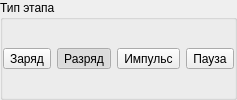
        <widget class="QGroupBox" name="gbStageType">
         <property name="sizePolicy">
          <sizepolicy hsizetype="Preferred" vsizetype="Maximum">
           <horstretch>0</horstretch>
           <verstretch>0</verstretch>
          </sizepolicy>
         </property>
         <property name="title">
          <string>Тип этапа</string>
         </property>
         <layout class="QHBoxLayout" name="horizontalLayout_12">
          <property name="leftMargin">
           <number>0</number>
          </property>
          <property name="topMargin">
           <number>0</number>
          </property>
          <property name="rightMargin">
           <number>0</number>
          </property>
          <property name="bottomMargin">
           <number>0</number>
          </property>
          <item>
           <widget class="QToolButton" name="tbCharge">
            <property name="sizePolicy">
             <sizepolicy hsizetype="Fixed" vsizetype="Fixed">
              <horstretch>0</horstretch>
              <verstretch>0</verstretch>
             </sizepolicy>
            </property>
            <property name="toolTip">
             <string>Добавить этап</string>
            </property>
            <property name="statusTip">
             <string>Добавить этап</string>
            </property>
            <property name="text">
             <string>Заряд</string>
            </property>
            <property name="icon">
             <iconset resource="zrm_data.qrc">
              <normaloff>:/data/icons/charge.png</normaloff>:/data/icons/charge.png</iconset>
            </property>
            <property name="iconSize">
             <size>
              <width>48</width>
              <height>48</height>
             </size>
            </property>
            <property name="checkable">
             <bool>true</bool>
            </property>
            <property name="autoExclusive">
             <bool>true</bool>
            </property>
            <property name="toolButtonStyle">
             <enum>Qt::ToolButtonTextUnderIcon</enum>
            </property>
           </widget>
          </item>
          <item>
           <widget class="QToolButton" name="tbDischarge">
            <property name="sizePolicy">
             <sizepolicy hsizetype="Fixed" vsizetype="Fixed">
              <horstretch>0</horstretch>
              <verstretch>0</verstretch>
             </sizepolicy>
            </property>
            <property name="toolTip">
             <string>Добавить этап</string>
            </property>
            <property name="statusTip">
             <string>Добавить этап</string>
            </property>
            <property name="text">
             <string>Разряд</string>
            </property>
            <property name="icon">
             <iconset resource="zrm_data.qrc">
              <normaloff>:/data/icons/discharge.png</normaloff>:/data/icons/discharge.png</iconset>
            </property>
            <property name="iconSize">
             <size>
              <width>48</width>
              <height>48</height>
             </size>
            </property>
            <property name="checkable">
             <bool>true</bool>
            </property>
            <property name="checked">
             <bool>true</bool>
            </property>
            <property name="autoExclusive">
             <bool>true</bool>
            </property>
            <property name="toolButtonStyle">
             <enum>Qt::ToolButtonTextUnderIcon</enum>
            </property>
           </widget>
          </item>
          <item>
           <widget class="QToolButton" name="tbImpulse">
            <property name="sizePolicy">
             <sizepolicy hsizetype="Fixed" vsizetype="Fixed">
              <horstretch>0</horstretch>
              <verstretch>0</verstretch>
             </sizepolicy>
            </property>
            <property name="toolTip">
             <string>Добавить этап</string>
            </property>
            <property name="statusTip">
             <string>Добавить этап</string>
            </property>
            <property name="text">
             <string>Импульс</string>
            </property>
            <property name="icon">
             <iconset resource="zrm_data.qrc">
              <normaloff>:/data/icons/impulse.png</normaloff>:/data/icons/impulse.png</iconset>
            </property>
            <property name="iconSize">
             <size>
              <width>48</width>
              <height>48</height>
             </size>
            </property>
            <property name="checkable">
             <bool>true</bool>
            </property>
            <property name="checked">
             <bool>false</bool>
            </property>
            <property name="autoRepeat">
             <bool>false</bool>
            </property>
            <property name="autoExclusive">
             <bool>true</bool>
            </property>
            <property name="toolButtonStyle">
             <enum>Qt::ToolButtonTextUnderIcon</enum>
            </property>
           </widget>
          </item>
          <item>
           <widget class="QToolButton" name="tbPause">
            <property name="sizePolicy">
             <sizepolicy hsizetype="Fixed" vsizetype="Fixed">
              <horstretch>0</horstretch>
              <verstretch>0</verstretch>
             </sizepolicy>
            </property>
            <property name="toolTip">
             <string>Добавить этап</string>
            </property>
            <property name="statusTip">
             <string>Добавить этап</string>
            </property>
            <property name="layoutDirection">
             <enum>Qt::LeftToRight</enum>
            </property>
            <property name="text">
             <string>Пауза</string>
            </property>
            <property name="icon">
             <iconset resource="zrm_data.qrc">
              <normaloff>:/data/icons/pause.png</normaloff>:/data/icons/pause.png</iconset>
            </property>
            <property name="iconSize">
             <size>
              <width>48</width>
              <height>48</height>
             </size>
            </property>
            <property name="checkable">
             <bool>true</bool>
            </property>
            <property name="autoExclusive">
             <bool>true</bool>
            </property>
            <property name="toolButtonStyle">
             <enum>Qt::ToolButtonTextUnderIcon</enum>
            </property>
           </widget>
          </item>
         </layout>
        </widget>
